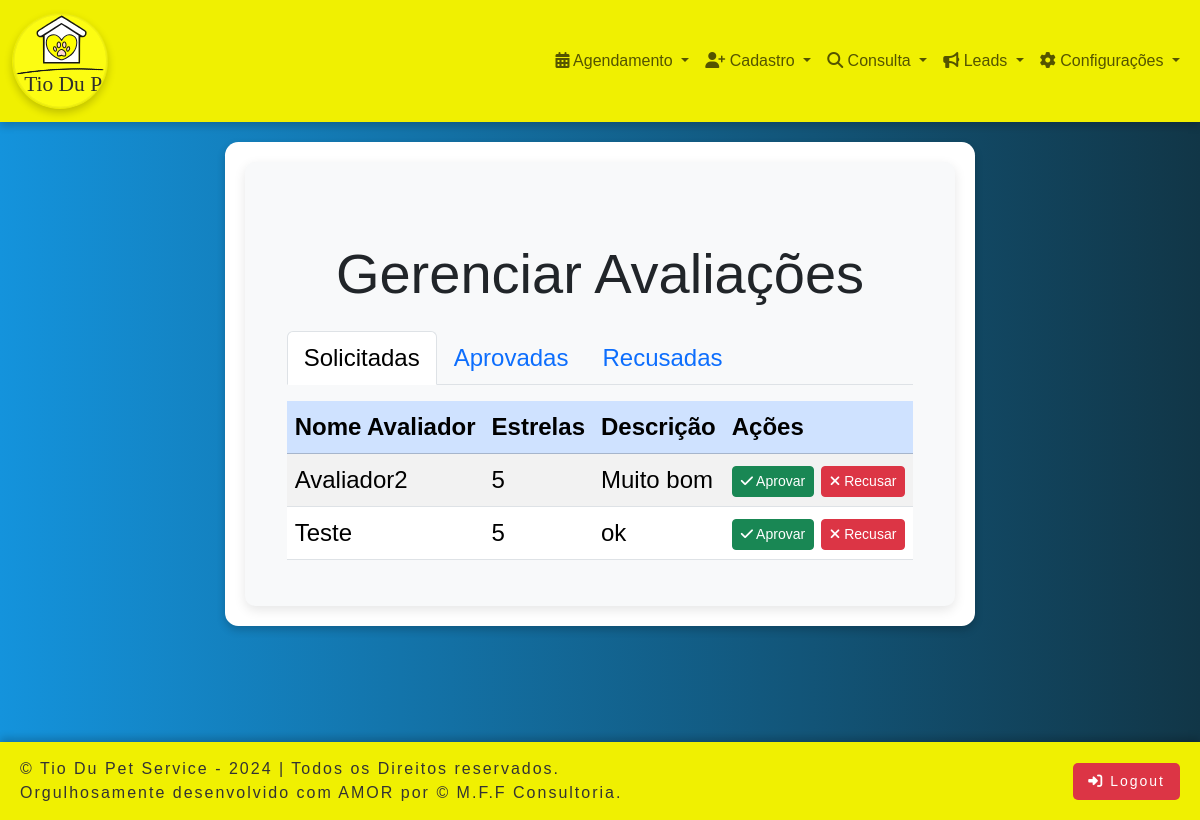
The app's page /office/avaliacao_listar.php (signed in) with its own data.
### tables this page shows
CREATE TABLE `avaliacao_solicitadas` (
  `id` int(11) NOT NULL,
  `nome_avaliador` varchar(255) NOT NULL,
  `estrelas` int(11) DEFAULT NULL CHECK (`estrelas` between 1 and 5),
  `descricao` text DEFAULT NULL
);

### office/avaliacao_listar.php (the view, shortened to what this page needs)
<?php
include 'office_header.php';
include 'conexaoAction.php';
$query_solicitadas = "SELECT * FROM avaliacao_solicitadas";
$result_solicitadas = mysqli_query($conexao, $query_solicitadas);
?>
<head>
</head>
<body>
<div class="container-centered">
<div class="form-container">
<div class="container mt-5">
    <h1 class="text-center mb-4 display-4">Gerenciar Avaliações</h1>
    <ul class="nav nav-tabs" id="myTab" role="tablist">
        <li class="nav-item" role="presentation">
            <button class="nav-link active" id="solicitadas-tab" data-bs-toggle="tab" data-bs-target="#solicitadas" type="button" role="tab" aria-controls="solicitadas" aria-selected="true">Solicitadas</button>
        </li>
        <li class="nav-item" role="presentation">
            <button class="nav-link" id="aprovadas-tab" data-bs-toggle="tab" data-bs-target="#aprovadas" type="button" role="tab" aria-controls="aprovadas" aria-selected="false">Aprovadas</button>
        </li>
        <li class="nav-item" role="presentation">
            <button class="nav-link" id="recusadas-tab" data-bs-toggle="tab" data-bs-target="#recusadas" type="button" role="tab" aria-controls="recusadas" aria-selected="false">Recusadas</button>
        </li>
    </ul>
    <div class="tab-content mt-3" id="myTabContent">
        <div class="tab-pane fade show active" id="solicitadas" role="tabpanel" aria-labelledby="solicitadas-tab">
            <table class="table table-striped ">
                <thead class="table-primary">
                    <tr>
                        <th>Nome Avaliador</th>
                        <th>Estrelas</th>
                        <th>Descrição</th>
                        <th>Ações</th>
                    </tr>
                </thead>
                <tbody>
                <?php
                if (mysqli_num_rows($result_solicitadas) > 0) {
                    while ($row = mysqli_fetch_assoc($result_solicitadas)) {
                        echo "<tr>";
                        echo "<td>" . $row['nome_avaliador'] . "</td>";
                        echo "<td>" . $row['estrelas'] . "</td>";
                        echo "<td>" . $row['descricao'] . "</td>";
                        echo "<td>
                                <form action='avaliacaoAction.php' method='post' style='display:inline-block'>
                                    <input type='hidden' name='avaliacao_id' value='" . $row['id'] . "'>
                                    <button type='submit' name='action' value='aprovar' class='btn btn-success btn-sm'>
                                        <i class='fa fa-check'></i> Aprovar
                                    </button>
                                </form>
                                <form action='avaliacaoAction.php' method='post' style='display:inline-block'>
                                    <input type='hidden' name='avaliacao_id' value='" . $row['id'] . "'>
                                    <button type='submit' name='action' value='recusar' class='btn btn-danger btn-sm'>
                                        <i class='fa fa-times'></i> Recusar
                                    </button>
                                </form>
                              </td>";
                        echo "</tr>";
                    }
                } else {
                    echo "<tr><td colspan='4' class='text-center'>Nenhuma avaliação pendente</td></tr>";
                }
                ?>
                </tbody>
            </table>
        </div>
        </div>
        </div>
        </div>
        </div>
</body>
<?php
include 'footer.php';
?>
</html>

### office/office_style.css (style rules this page uses)
.container-centered { display: flex; justify-content: center; align-items: center; padding: 20px; margin: 20px auto; background-color: #fff; box-shadow: 0 4px 8px rgba(0, 0, 0, 0.2); border-radius: 10pt; font-size:x-large; }
.form-container { width: 100%; background-color: #f8f9fa; padding: 30px; border-radius: 10px; box-shadow: 0px 4px 12px rgba(0, 0, 0, 0.1); }

### office/office_header.php (style rules this page uses)
body { background: linear-gradient(to right, rgb(20, 147, 220), rgb(17, 54, 71)); margin: 0; font-family: sans-serif; font-size: 1rem; }

### office/footer.php (style rules this page uses)
body, html { height: 100%; display: flex; flex-direction: column; margin: 0; }

### records on screen
avaliacao_solicitadas: nome_avaliador "Avaliador2", estrelas "5", descricao "Muito bom"
avaliacao_solicitadas: nome_avaliador "Teste", estrelas "5", descricao "ok"
